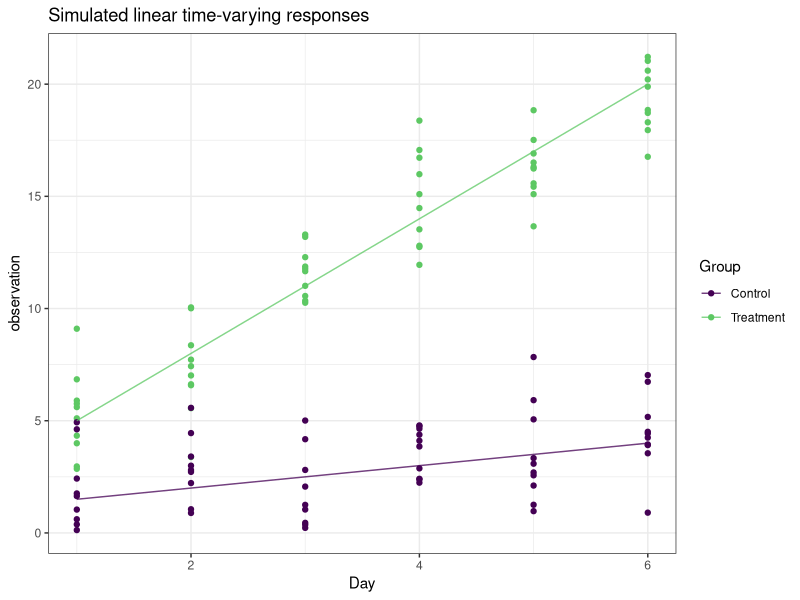

The R script that drew this image:
## ---- chunk 1
rm(list=ls())
set.seed(123)
library(ggplot2)
library(splines)
library(tidyverse)
library(here)


linear<-read.csv(here("data","Simulated_linear.csv"))

sim_linear <- function(dat, n = 10, sd = 5) {
    linear_vals <- dat %>%
        slice(rep(1:n(), each = n)) %>%
        group_by(Group,Day) %>%
        mutate(observation = rnorm(n, y, sd)) %>%
        ungroup()

    return(linear_vals)
}
n<-10
sd<-2
linear_vals <- sim_linear(linear, n, sd)
linear_vals[] <- lapply(linear_vals, function(observation) ifelse(observation<=0, NA, observation)) #taking out values below 0

 ggplot(linear_vals, aes(x = Day, y = observation, color = Group)) +
    geom_point() +
    ggtitle("Simulated linear time-varying responses") +
    scale_color_viridis_d(end = 0.75) +
    geom_line(aes(y = y), alpha = 0.75) +
    theme_bw()

